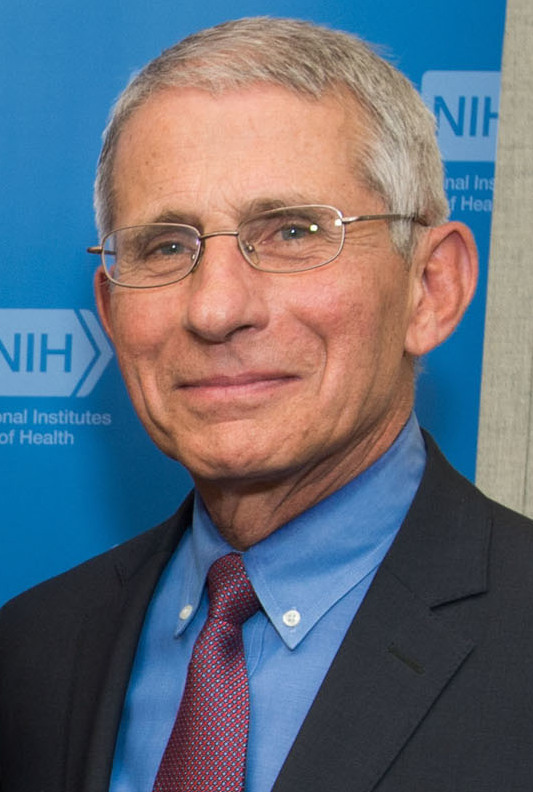
#> input picture faceReconimizer/known/Anthony Fauci.jpg, 533 x 792 px, given in place of the camera
$ python opencv.py
#> lines starting #> are read from the running program, lines starting #| are printed output that depends on the picture; after the words box and inside, x2 and y2 are one past the last pixel; in counts of white or black regions, pixels touching at a corner belong together
import cv2
print(cv2.__version__)
import numpy as np
from adafruit_servokit import ServoKit
kit=ServoKit(channels=16)

pan=90
tilt=45
kit.servo[0].angle=pan
kit.servo[1].angle=tilt

def nothing(x):
    pass

cv2.namedWindow('Trackbars')
cv2.moveWindow('Trackbars',1320,0)

cv2.createTrackbar('hueLower', 'Trackbars',96,179,nothing)
cv2.createTrackbar('hueUpper', 'Trackbars',120,179,nothing)

cv2.createTrackbar('hue2Lower', 'Trackbars',50,179,nothing)
cv2.createTrackbar('hue2Upper', 'Trackbars',0,179,nothing)

cv2.createTrackbar('satLow', 'Trackbars',157,255,nothing)
cv2.createTrackbar('satHigh', 'Trackbars',255,255,nothing)
cv2.createTrackbar('valLow','Trackbars',100,255,nothing)
cv2.createTrackbar('valHigh','Trackbars',255,255,nothing)


dispW=640
dispH=480
flip=2
#Uncomment These next Two Line for Pi Camera
#camSet='nvarguscamerasrc !  video/x-raw(memory:NVMM), width=3264, height=2464, format=NV12, framerate=21/1 ! nvvidconv flip-method='+str(flip)+' ! video/x-raw, width='+str(dispW)+', height='+str(dispH)+', format=BGRx ! videoconvert ! video/x-raw, format=BGR ! appsink'
#cam= cv2.VideoCapture(camSet)

#Or, if you have a WEB cam, uncomment the next line
#(If it does not work, try setting to '1' instead of '0')
cam=cv2.VideoCapture(0,cv2.CAP_V4L2)
width=cam.get(cv2.CAP_PROP_FRAME_WIDTH)
height=cam.get(cv2.CAP_PROP_FRAME_HEIGHT)
print('width:',width,'height:',height)
while True:
    ret, frame = cam.read()
#> frame is the input picture: shape (792, 533, 3); mean B, G, R 120.7, 107.3, 99.5
    #frame=cv2.imread('smarties.png')

    hsv=cv2.cvtColor(frame,cv2.COLOR_BGR2HSV)
#> hsv: shape (792, 533, 3); mean H, S, V 71.7, 118.8, 147.5

    hueLow=cv2.getTrackbarPos('hueLower', 'Trackbars')
    hueUp=cv2.getTrackbarPos('hueUpper', 'Trackbars')

    hue2Low=cv2.getTrackbarPos('hue2Lower', 'Trackbars')
    hue2Up=cv2.getTrackbarPos('hue2Upper', 'Trackbars')

    Ls=cv2.getTrackbarPos('satLow', 'Trackbars')
    Us=cv2.getTrackbarPos('satHigh', 'Trackbars')

    Lv=cv2.getTrackbarPos('valLow', 'Trackbars')
    Uv=cv2.getTrackbarPos('valHigh', 'Trackbars')

    l_b=np.array([hueLow,Ls,Lv])
    u_b=np.array([hueUp,Us,Uv])

    l_b2=np.array([hue2Low,Ls,Lv])
    u_b2=np.array([hue2Up,Us,Uv])

    FGmask=cv2.inRange(hsv,l_b,u_b)
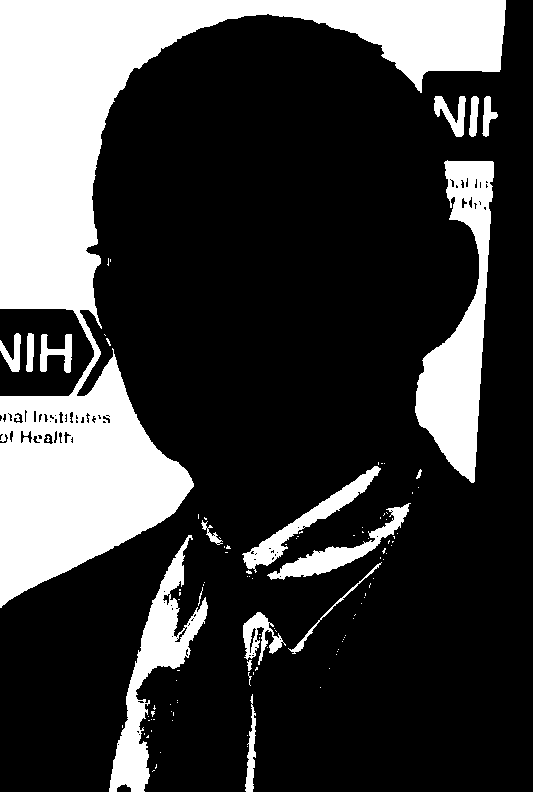
#> FGmask: shape (792, 533); 25% white; 111 white regions (93 under 20 px)
    FGmask2=cv2.inRange(hsv,l_b2,u_b2)
#> FGmask2: shape (792, 533); every value is 0
    FGmaskComp=cv2.add(FGmask,FGmask2)
    cv2.imshow('FGmaskComp',FGmaskComp)
    cv2.moveWindow('FGmaskComp',0,530)

    contours,_=cv2.findContours(FGmaskComp,cv2.RETR_EXTERNAL,cv2.CHAIN_APPROX_SIMPLE)
#> contours = 110 contours, 94 with area under 20; largest, box (x1, y1, x2, y2) and area: (0, 0, 506, 608) 77384, (415, 160, 494, 483) 10969, (109, 535, 208, 792) 6326, (242, 466, 381, 573) 2240, (267, 503, 411, 580) 2063
    contours=sorted(contours,key=lambda x:cv2.contourArea(x),reverse=True)
    for cnt in contours:
        area=cv2.contourArea(cnt)
        (x,y,w,h)=cv2.boundingRect(cnt)
        if area>=50:
            #cv2.drawContours(frame,[cnt],0,(255,0,0),3)
            cv2.rectangle(frame,(x,y),(x+w,y+h),(255,0,0),3)
            objX=x+w/2
            objY=y+h/2
            errorPan=objX-width/2
            errorTilt=objY-height/2
            if abs(errorPan)>15:
                pan=pan-errorPan/75
            if abs(errorTilt)>15:
                tilt=tilt+errorTilt/75


            if pan>180:
                pan=180
                print("Pan Out of  Range")
            if pan<0:
                pan=0
                print("Pan Out of  Range")
            if tilt>140:
                tilt=140
                print("Tilt Out of  Range")
            if tilt<20:
                tilt=20
                print("Tilt Out of  Range")

            kit.servo[0].angle=pan
            kit.servo[1].angle=tilt
            break
#> this loop made 1 pass
#> (area, x, y, w, h, objX, objY, errorPan) on pass 1: (77384, 0, 0, 506, 608, 253, 304, -13.5)
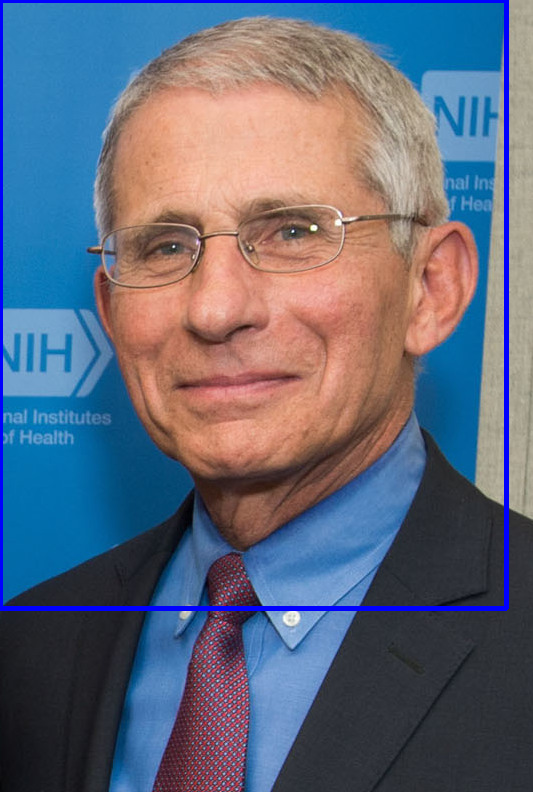
#> frame: shape (792, 533, 3); 2.11% of pixels changed, all inside (x1, y1, x2, y2) = (0, 0, 509, 611)
#> after the loop, pan = 90; tilt = 43.77

    cv2.imshow('nanoCam',frame)
    cv2.moveWindow('nanoCam',0,0)


    if cv2.waitKey(1)==ord('q'):
#> (key q is pressed here)
        break
cam.release()
cv2.destroyAllWindows()
